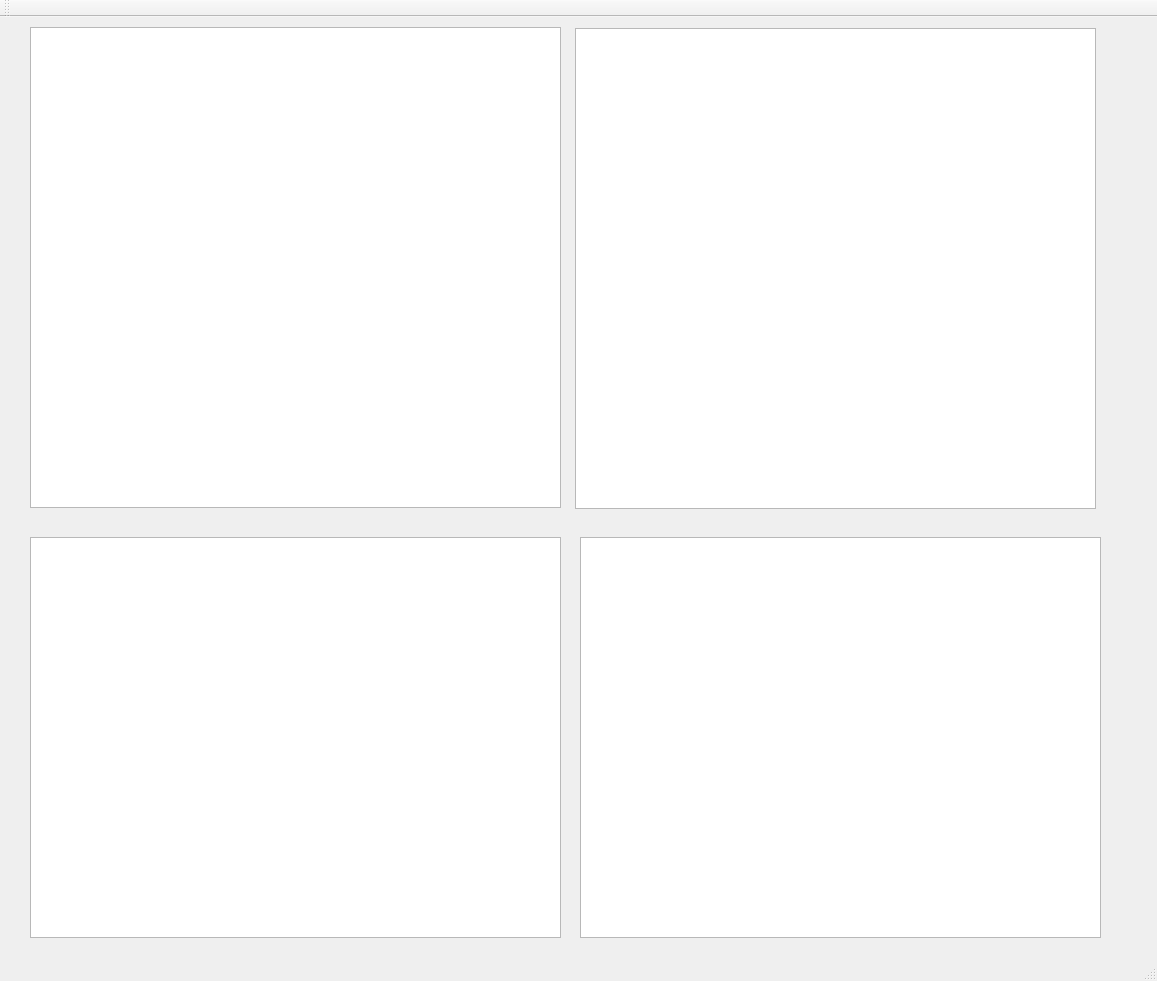
<?xml version="1.0" encoding="UTF-8"?>
<ui version="4.0">
 <class>MainWindow</class>
 <widget class="QMainWindow" name="MainWindow">
  <property name="geometry">
   <rect>
    <x>0</x>
    <y>0</y>
    <width>1157</width>
    <height>981</height>
   </rect>
  </property>
  <property name="windowTitle">
   <string>MainWindow</string>
  </property>
  <widget class="QWidget" name="centralWidget">
   <widget class="QGraphicsView" name="graphicsView">
    <property name="geometry">
     <rect>
      <x>30</x>
      <y>10</y>
      <width>531</width>
      <height>481</height>
     </rect>
    </property>
   </widget>
   <widget class="QGraphicsView" name="graphicsView_2">
    <property name="geometry">
     <rect>
      <x>575</x>
      <y>11</y>
      <width>521</width>
      <height>481</height>
     </rect>
    </property>
   </widget>
   <widget class="QGraphicsView" name="graphicsView_3">
    <property name="geometry">
     <rect>
      <x>30</x>
      <y>520</y>
      <width>531</width>
      <height>401</height>
     </rect>
    </property>
   </widget>
   <widget class="QGraphicsView" name="graphicsView_4">
    <property name="geometry">
     <rect>
      <x>580</x>
      <y>520</y>
      <width>521</width>
      <height>401</height>
     </rect>
    </property>
   </widget>
  </widget>
  <widget class="QMenuBar" name="menuBar">
   <property name="geometry">
    <rect>
     <x>0</x>
     <y>0</y>
     <width>1157</width>
     <height>21</height>
    </rect>
   </property>
  </widget>
  <widget class="QToolBar" name="mainToolBar">
   <attribute name="toolBarArea">
    <enum>TopToolBarArea</enum>
   </attribute>
   <attribute name="toolBarBreak">
    <bool>false</bool>
   </attribute>
  </widget>
  <widget class="QStatusBar" name="statusBar"/>
 </widget>
 <layoutdefault spacing="6" margin="11"/>
 <resources/>
 <connections/>
</ui>
